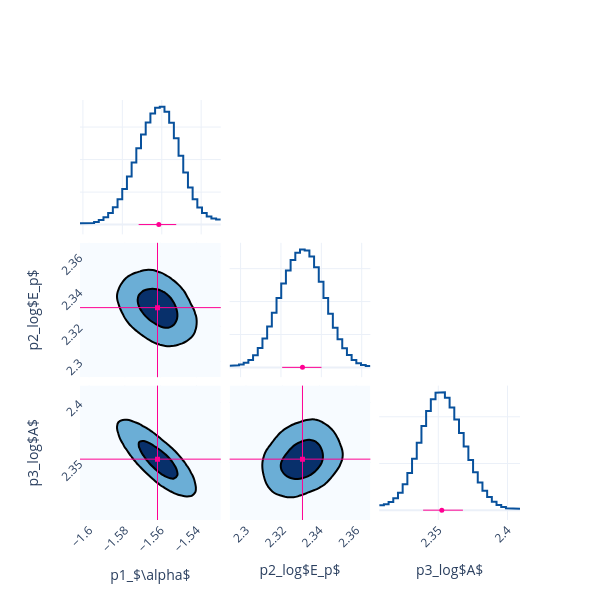

Write notebook code for a chart like this one.
### Code cell
fig = Plot.post_corner(boot, ploter='plotly')

### Figure 1 — Plotly figure (JSON) as saved in the notebook; plotly's stock layout.template omitted (floating-point values rounded to 4 significant figures; data arrays with more than 128 entries replaced by an {"elided": "..."} marker saying what was removed)
{"data": [{"line": {"color": "#08519c", "width": 2}, "mode": "lines", "name": "p1_$\\alpha$", "showlegend": false, "type": "scatter", "x": [-1.601, -1.599, -1.599, -1.597, -1.597, -1.594, -1.594, -1.592, -1.592, -1.59, -1.59, -1.587, -1.587, -1.585, -1.585, -1.582, -1.582, -1.58, -1.58, -1.578, -1.578, -1.575, -1.575, -1.573, -1.573, -1.571, -1.571, -1.568, -1.568, -1.566, -1.566, -1.563, -1.563, -1.561, -1.561, -1.559, -1.559, -1.556, -1.556, -1.554, -1.554, -1.551, -1.551, -1.549, -1.549, -1.547, -1.547, -1.544, -1.544, -1.542, -1.542, -1.54, -1.54, -1.537, -1.537, -1.535, -1.535, -1.532, -1.532, -1.53], "xaxis": "x", "y": [0.3786, 0.3786, 0.3942, 0.3942, 0.501, 0.501, 0.8012, 0.8012, 1.377, 1.377, 2.281, 2.281, 3.573, 3.573, 5.363, 5.363, 7.792, 7.792, 10.95, 10.95, 14.77, 14.77, 19.07, 19.07, 23.52, 23.52, 27.72, 27.72, 31.37, 31.37, 34.21, 34.21, 35.97, 35.97, 36.26, 36.26, 34.69, 34.69, 31.29, 31.29, 26.55, 26.55, 21.21, 21.21, 15.99, 15.99, 11.43, 11.43, 7.821, 7.821, 5.242, 5.242, 3.544, 3.544, 2.481, 2.481, 1.847, 1.847, 1.543, 1.543], "yaxis": "y"}, {"line": {"color": "#08519c", "width": 2}, "mode": "lines", "name": "p2_log$E_p$", "showlegend": false, "type": "scatter", "x": [2.295, 2.297, 2.297, 2.299, 2.299, 2.302, 2.302, 2.304, 2.304, 2.306, 2.306, 2.309, 2.309, 2.311, 2.311, 2.313, 2.313, 2.315, 2.315, 2.318, 2.318, 2.32, 2.32, 2.322, 2.322, 2.325, 2.325, 2.327, 2.327, 2.329, 2.329, 2.332, 2.332, 2.334, 2.334, 2.336, 2.336, 2.339, 2.339, 2.341, 2.341, 2.343, 2.343, 2.346, 2.346, 2.348, 2.348, 2.35, 2.35, 2.353, 2.353, 2.355, 2.355, 2.357, 2.357, 2.36, 2.36, 2.362, 2.362, 2.364], "xaxis": "x5", "y": [0.5074, 0.5074, 0.6205, 0.6205, 0.8851, 0.8851, 1.391, 1.391, 2.279, 2.279, 3.715, 3.715, 5.855, 5.855, 8.78, 8.78, 12.44, 12.44, 16.63, 16.63, 21.08, 21.08, 25.47, 25.47, 29.43, 29.43, 32.64, 32.64, 34.82, 34.82, 35.82, 35.82, 35.49, 35.49, 33.71, 33.71, 30.45, 30.45, 26.03, 26.03, 21.08, 21.08, 16.26, 16.26, 12.03, 12.03, 8.542, 8.542, 5.803, 5.803, 3.733, 3.733, 2.244, 2.244, 1.26, 1.26, 0.6955, 0.6955, 0.4517, 0.4517], "yaxis": "y5"}, {"colorscale": [[0, "rgb(247,251,255)"], [0.125, "rgb(222,235,247)"], [0.25, "rgb(198,219,239)"], [0.375, "rgb(158,202,225)"], [0.5, "rgb(107,174,214)"], [0.625, "rgb(66,146,198)"], [0.75, "rgb(33,113,181)"], [0.875, "rgb(8,81,156)"], [1, "rgb(8,48,107)"]], "contours": {"end": 0.004759, "size": 0.003671, "start": 0.001088}, "line": {"width": 2}, "name": "p1_$\\alpha$&p2_log$E_p$", "ncontours": 2, "showlegend": false, "showscale": false, "type": "contour", "x": [-1.605, -1.603, -1.6, -1.598, -1.596, -1.593, -1.591, -1.588, -1.586, -1.584, -1.581, -1.579, -1.576, -1.574, -1.572, -1.569, -1.567, -1.565, -1.562, -1.56, -1.557, -1.555, -1.553, -1.55, -1.548, -1.546, -1.543, -1.541, -1.538, -1.536, -1.534, -1.531, -1.529, -1.526], "xaxis": "x4", "y": [2.291, 2.293, 2.296, 2.298, 2.3, 2.303, 2.305, 2.307, 2.31, 2.312, 2.314, 2.317, 2.319, 2.321, 2.324, 2.326, 2.328, 2.331, 2.333, 2.335, 2.338, 2.34, 2.342, 2.345, 2.347, 2.349, 2.352, 2.354, 2.356, 2.358, 2.361, 2.363, 2.365, 2.368], "yaxis": "y4", "z": {"elided": "34x34 float values"}}, {"line": {"color": "#08519c", "width": 2}, "mode": "lines", "name": "p3_log$A$", "showlegend": false, "type": "scatter", "x": [2.307, 2.311, 2.311, 2.314, 2.314, 2.317, 2.317, 2.321, 2.321, 2.324, 2.324, 2.328, 2.328, 2.331, 2.331, 2.334, 2.334, 2.338, 2.338, 2.341, 2.341, 2.345, 2.345, 2.348, 2.348, 2.351, 2.351, 2.355, 2.355, 2.358, 2.358, 2.362, 2.362, 2.365, 2.365, 2.368, 2.368, 2.372, 2.372, 2.375, 2.375, 2.379, 2.379, 2.382, 2.382, 2.385, 2.385, 2.389, 2.389, 2.392, 2.392, 2.395, 2.395, 2.399, 2.399, 2.402, 2.402, 2.406, 2.406, 2.409], "xaxis": "x9", "y": [1.058, 1.058, 1.282, 1.282, 1.757, 1.757, 2.546, 2.546, 3.759, 3.759, 5.533, 5.533, 7.956, 7.956, 10.99, 10.99, 14.45, 14.45, 18.01, 18.01, 21.26, 21.26, 23.76, 23.76, 25.15, 25.15, 25.23, 25.23, 24.07, 24.07, 21.99, 21.99, 19.39, 19.39, 16.54, 16.54, 13.61, 13.61, 10.75, 10.75, 8.143, 8.143, 5.925, 5.925, 4.152, 4.152, 2.802, 2.802, 1.812, 1.812, 1.123, 1.123, 0.6798, 0.6798, 0.4335, 0.4335, 0.3275, 0.3275, 0.298, 0.298], "yaxis": "y9"}, {"colorscale": [[0, "rgb(247,251,255)"], [0.125, "rgb(222,235,247)"], [0.25, "rgb(198,219,239)"], [0.375, "rgb(158,202,225)"], [0.5, "rgb(107,174,214)"], [0.625, "rgb(66,146,198)"], [0.75, "rgb(33,113,181)"], [0.875, "rgb(8,81,156)"], [1, "rgb(8,48,107)"]], "contours": {"end": 0.007347, "size": 0.005784, "start": 0.001563}, "line": {"width": 2}, "name": "p1_$\\alpha$&p3_log$A$", "ncontours": 2, "showlegend": false, "showscale": false, "type": "contour", "x": [-1.605, -1.603, -1.6, -1.598, -1.596, -1.593, -1.591, -1.588, -1.586, -1.584, -1.581, -1.579, -1.576, -1.574, -1.572, -1.569, -1.567, -1.565, -1.562, -1.56, -1.557, -1.555, -1.553, -1.55, -1.548, -1.546, -1.543, -1.541, -1.538, -1.536, -1.534, -1.531, -1.529, -1.526], "xaxis": "x7", "y": [2.302, 2.306, 2.309, 2.312, 2.316, 2.319, 2.323, 2.326, 2.329, 2.333, 2.336, 2.34, 2.343, 2.346, 2.35, 2.353, 2.356, 2.36, 2.363, 2.367, 2.37, 2.373, 2.377, 2.38, 2.384, 2.387, 2.39, 2.394, 2.397, 2.401, 2.404, 2.407, 2.411, 2.414], "yaxis": "y7", "z": {"elided": "34x34 float values"}}, {"colorscale": [[0, "rgb(247,251,255)"], [0.125, "rgb(222,235,247)"], [0.25, "rgb(198,219,239)"], [0.375, "rgb(158,202,225)"], [0.5, "rgb(107,174,214)"], [0.625, "rgb(66,146,198)"], [0.75, "rgb(33,113,181)"], [0.875, "rgb(8,81,156)"], [1, "rgb(8,48,107)"]], "contours": {"end": 0.004456, "size": 0.003438, "start": 0.001018}, "line": {"width": 2}, "name": "p2_log$E_p$&p3_log$A$", "ncontours": 2, "showlegend": false, "showscale": false, "type": "contour", "x": [2.291, 2.293, 2.296, 2.298, 2.3, 2.303, 2.305, 2.307, 2.31, 2.312, 2.314, 2.317, 2.319, 2.321, 2.324, 2.326, 2.328, 2.331, 2.333, 2.335, 2.338, 2.34, 2.342, 2.345, 2.347, 2.349, 2.352, 2.354, 2.356, 2.358, 2.361, 2.363, 2.365, 2.368], "xaxis": "x8", "y": [2.302, 2.306, 2.309, 2.312, 2.316, 2.319, 2.323, 2.326, 2.329, 2.333, 2.336, 2.34, 2.343, 2.346, 2.35, 2.353, 2.356, 2.36, 2.363, 2.367, 2.37, 2.373, 2.377, 2.38, 2.384, 2.387, 2.39, 2.394, 2.397, 2.401, 2.404, 2.407, 2.411, 2.414], "yaxis": "y8", "z": {"elided": "34x34 float values"}}, {"error_x": {"array": [0.008834], "arrayminus": [0.01023], "color": "#FF0092", "symmetric": false, "thickness": 1, "type": "data", "width": 0}, "marker": {"color": "#FF0092", "size": 5, "symbol": "circle"}, "mode": "markers", "name": "p1_$\\alpha$", "showlegend": false, "type": "scatter", "x": [-1.561], "xaxis": "x", "y": [0.01], "yaxis": "y"}, {"error_x": {"array": [0.009425], "arrayminus": [0.01005], "color": "#FF0092", "symmetric": false, "thickness": 1, "type": "data", "width": 0}, "marker": {"color": "#FF0092", "size": 5, "symbol": "circle"}, "mode": "markers", "name": "p2_log$E_p$", "showlegend": false, "type": "scatter", "x": [2.331], "xaxis": "x5", "y": [0.01], "yaxis": "y5"}, {"error_x": {"array": [0.01528], "arrayminus": [0.0135], "color": "#FF0092", "symmetric": false, "thickness": 1, "type": "data", "width": 0}, "marker": {"color": "#FF0092", "size": 5, "symbol": "circle"}, "mode": "markers", "name": "p3_log$A$", "showlegend": false, "type": "scatter", "x": [2.353], "xaxis": "x9", "y": [0.01], "yaxis": "y9"}, {"marker": {"color": "#FF0092", "size": 5, "symbol": "square"}, "mode": "markers", "name": "p1_$\\alpha$&p2_log$E_p$", "showlegend": false, "type": "scatter", "x": [-1.562], "xaxis": "x4", "y": [2.331], "yaxis": "y4"}, {"marker": {"color": "#FF0092", "size": 5, "symbol": "square"}, "mode": "markers", "name": "p1_$\\alpha$&p3_log$A$", "showlegend": false, "type": "scatter", "x": [-1.562], "xaxis": "x7", "y": [2.353], "yaxis": "y7"}, {"marker": {"color": "#FF0092", "size": 5, "symbol": "square"}, "mode": "markers", "name": "p2_log$E_p$&p3_log$A$", "showlegend": false, "type": "scatter", "x": [2.331], "xaxis": "x8", "y": [2.353], "yaxis": "y8"}], "layout": {"height": 600, "shapes": [{"line": {"color": "#FF0092", "width": 1}, "type": "line", "x0": -1.562, "x1": -1.562, "xref": "x4", "y0": 0, "y1": 1, "yref": "y4 domain"}, {"line": {"color": "#FF0092", "width": 1}, "type": "line", "x0": 0, "x1": 1, "xref": "x4 domain", "y0": 2.331, "y1": 2.331, "yref": "y4"}, {"line": {"color": "#FF0092", "width": 1}, "type": "line", "x0": -1.562, "x1": -1.562, "xref": "x7", "y0": 0, "y1": 1, "yref": "y7 domain"}, {"line": {"color": "#FF0092", "width": 1}, "type": "line", "x0": 0, "x1": 1, "xref": "x7 domain", "y0": 2.353, "y1": 2.353, "yref": "y7"}, {"line": {"color": "#FF0092", "width": 1}, "type": "line", "x0": 2.331, "x1": 2.331, "xref": "x8", "y0": 0, "y1": 1, "yref": "y8 domain"}, {"line": {"color": "#FF0092", "width": 1}, "type": "line", "x0": 0, "x1": 1, "xref": "x8 domain", "y0": 2.353, "y1": 2.353, "yref": "y8"}], "width": 600, "xaxis": {"anchor": "y", "domain": [0, 0.32], "showticklabels": false, "tickangle": -45}, "xaxis2": {"anchor": "y2", "domain": [0.34, 0.66], "showticklabels": false, "tickangle": -45}, "xaxis3": {"anchor": "y3", "domain": [0.68, 1], "showticklabels": false, "tickangle": -45}, "xaxis4": {"anchor": "y4", "domain": [0, 0.32], "showticklabels": false, "tickangle": -45}, "xaxis5": {"anchor": "y5", "domain": [0.34, 0.66], "showticklabels": false, "tickangle": -45}, "xaxis6": {"anchor": "y6", "domain": [0.68, 1], "showticklabels": false, "tickangle": -45}, "xaxis7": {"anchor": "y7", "domain": [0, 0.32], "showticklabels": true, "tickangle": -45, "title": {"text": "p1_$\\alpha$"}}, "xaxis8": {"anchor": "y8", "domain": [0.34, 0.66], "showticklabels": true, "tickangle": -45, "title": {"text": "p2_log$E_p$"}}, "xaxis9": {"anchor": "y9", "domain": [0.68, 1], "showticklabels": true, "tickangle": -45, "title": {"text": "p3_log$A$"}}, "yaxis": {"anchor": "x", "domain": [0.68, 1], "showticklabels": false, "tickangle": -45}, "yaxis2": {"anchor": "x2", "domain": [0.68, 1], "showticklabels": false, "tickangle": -45}, "yaxis3": {"anchor": "x3", "domain": [0.68, 1], "showticklabels": false, "tickangle": -45}, "yaxis4": {"anchor": "x4", "domain": [0.34, 0.66], "showticklabels": true, "tickangle": -45, "title": {"text": "p2_log$E_p$"}}, "yaxis5": {"anchor": "x5", "domain": [0.34, 0.66], "showticklabels": false, "tickangle": -45}, "yaxis6": {"anchor": "x6", "domain": [0.34, 0.66], "showticklabels": false, "tickangle": -45}, "yaxis7": {"anchor": "x7", "domain": [0, 0.32], "showticklabels": true, "tickangle": -45, "title": {"text": "p3_log$A$"}}, "yaxis8": {"anchor": "x8", "domain": [0, 0.32], "showticklabels": false, "tickangle": -45}, "yaxis9": {"anchor": "x9", "domain": [0, 0.32], "showticklabels": false, "tickangle": -45}}}
